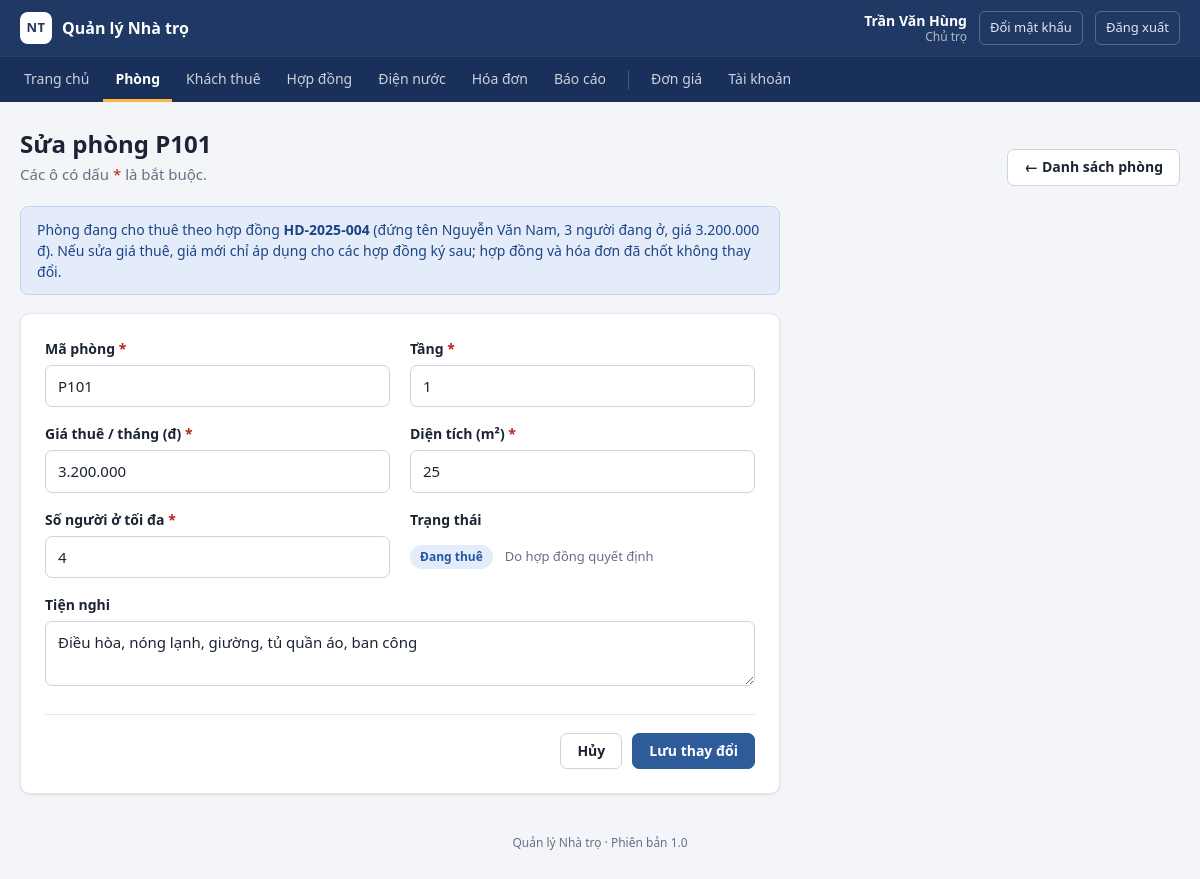
/phong_form.php?id=1 (signed in), run on an earlier commit of the app's database.
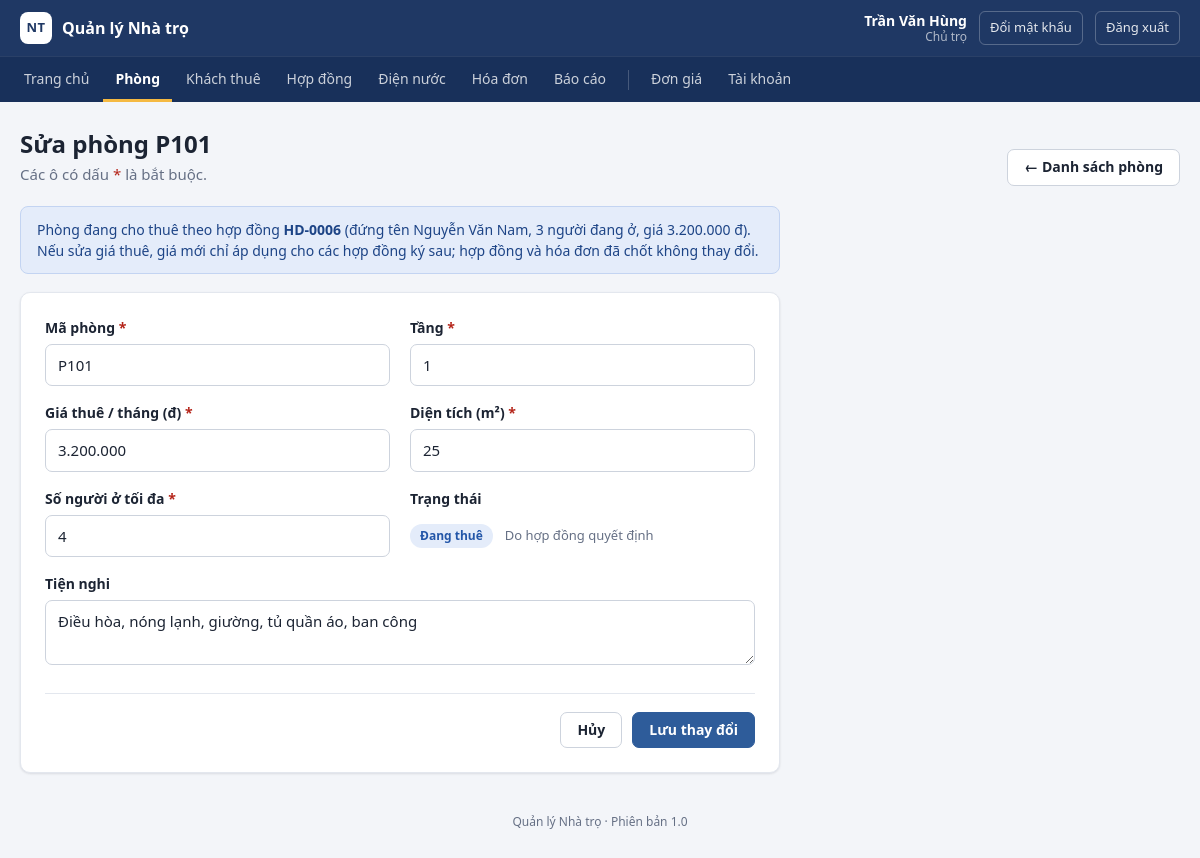
And on a later commit of the database.
### tables this page shows
CREATE TABLE phong (
    id               INT AUTO_INCREMENT PRIMARY KEY,
    ma_phong         VARCHAR(20)  NOT NULL UNIQUE COMMENT 'PH001: mã phòng không được trùng',
    tang             INT          NOT NULL,
    dien_tich        DECIMAL(5,1) NOT NULL COMMENT 'Đơn vị m2',
    gia_thue         INT          NOT NULL COMMENT 'Giá niêm yết VNĐ/tháng; hóa đơn lấy giá chốt trong hợp đồng',
    so_nguoi_toi_da  INT          NOT NULL DEFAULT 2,
    tien_nghi        VARCHAR(255) NULL,
    trang_thai       ENUM('trong', 'dang_thue', 'dang_sua') NOT NULL DEFAULT 'trong',
    ngay_tao         DATETIME NOT NULL DEFAULT CURRENT_TIMESTAMP
);

CREATE TABLE hop_dong (
    id                INT AUTO_INCREMENT PRIMARY KEY,
    ma_hop_dong       VARCHAR(20) NOT NULL UNIQUE,
    phong_id          INT  NOT NULL,
    khach_thue_id     INT  NOT NULL COMMENT 'Người đứng tên hợp đồng (đại diện)',
    ngay_bat_dau      DATE NOT NULL,
    ngay_ket_thuc     DATE NOT NULL,
    gia_thue          INT  NOT NULL COMMENT 'Giá thuê chốt lúc ký hợp đồng',
    tien_coc          INT  NOT NULL,
    so_xe             INT  NOT NULL DEFAULT 0 COMMENT 'Số xe gửi, dùng tính phí gửi xe',
    chi_so_dien_dau   INT  NOT NULL DEFAULT 0 COMMENT 'Chỉ số điện lúc nhận phòng',
    chi_so_nuoc_dau   INT  NOT NULL DEFAULT 0 COMMENT 'Chỉ số nước lúc nhận phòng',
    trang_thai        ENUM('hieu_luc', 'da_thanh_ly') NOT NULL DEFAULT 'hieu_luc',
    ngay_thanh_ly     DATE NULL,
    tien_coc_hoan     INT  NULL COMMENT 'HD005: số tiền cọc thực hoàn',
    ghi_chu_thanh_ly  VARCHAR(255) NULL,
    ngay_tao          DATETIME NOT NULL DEFAULT CURRENT_TIMESTAMP,
    CONSTRAINT fk_hopdong_phong FOREIGN KEY (phong_id) REFERENCES phong (id),
    CONSTRAINT fk_hopdong_khach FOREIGN KEY (khach_thue_id) REFERENCES khach_thue (id)
);

CREATE TABLE khach_thue (
    id             INT AUTO_INCREMENT PRIMARY KEY,
    ho_ten         VARCHAR(100) NOT NULL,
    cccd           VARCHAR(12)  NOT NULL UNIQUE COMMENT 'KT001: số CCCD không được trùng',
    so_dien_thoai  VARCHAR(10)  NOT NULL COMMENT 'KT001: đủ 10 chữ số',
    que_quan       VARCHAR(100) NULL,
    anh_cccd       VARCHAR(255) NULL COMMENT 'KT001: đường dẫn ảnh CCCD đã tải lên',
    ngay_tao       DATETIME NOT NULL DEFAULT CURRENT_TIMESTAMP,
    ngay_cap_nhat  DATETIME NULL COMMENT 'KT002: thời điểm sửa gần nhất'
);

### phong_form.php (the view, shortened to what this page needs)
<?php
$id     = isset($_GET['id']) ? (int)$_GET['id'] : 0;
$la_sua = $id > 0;
$phong_cu          = null;
$hop_dong_hien_tai = null;
$so_nguoi_dang_o   = 0;
if ($la_sua) {
    $stmt = db()->prepare('SELECT * FROM phong WHERE id = ?');
    $stmt->execute([$id]);
    $phong_cu = $stmt->fetch();
    $stmt = db()->prepare("SELECT h.id, h.ma_hop_dong, h.gia_thue, k.ho_ten
                           FROM hop_dong h JOIN khach_thue k ON k.id = h.khach_thue_id
                           WHERE h.phong_id = ? AND h.trang_thai = 'hieu_luc'");
    $stmt->execute([$id]);
    $hop_dong_hien_tai = $stmt->fetch();
    if ($hop_dong_hien_tai) {
        $stmt = db()->prepare('SELECT COUNT(*) FROM nguoi_o WHERE hop_dong_id = ? AND ngay_roi IS NULL');
        $stmt->execute([$hop_dong_hien_tai['id']]);
        $so_nguoi_dang_o = (int)$stmt->fetchColumn();
    }
}
$du_lieu = $la_sua ? [
    'ma_phong'        => $phong_cu['ma_phong'],
    'tang'            => $phong_cu['tang'],
    'dien_tich'       => rtrim(rtrim($phong_cu['dien_tich'], '0'), '.'),
    'gia_thue'        => number_format($phong_cu['gia_thue'], 0, ',', '.'),
    'so_nguoi_toi_da' => $phong_cu['so_nguoi_toi_da'],
    'tien_nghi'       => $phong_cu['tien_nghi'],
    'trang_thai'      => $phong_cu['trang_thai'],
] : [
    'ma_phong' => '', 'tang' => '', 'dien_tich' => '', 'gia_thue' => '',
    'so_nguoi_toi_da' => '2', 'tien_nghi' => '', 'trang_thai' => 'trong',
];
$loi = [];
$page_title = $la_sua ? 'Sửa phòng ' . $phong_cu['ma_phong'] : 'Thêm phòng';
require __DIR__ . '/includes/header.php';
?>
<div class="page-head">
    <div>
        <h1><?= e($page_title) ?></h1>
        <p class="muted">Các ô có dấu <span class="required">*</span> là bắt buộc.</p>
    </div>
    <a class="btn" href="phong.php">&larr; Danh sách phòng</a>
</div>
<?php if ($hop_dong_hien_tai): ?>
    <div class="alert alert-info form-note">
        Phòng đang cho thuê theo hợp đồng <strong><?= e($hop_dong_hien_tai['ma_hop_dong']) ?></strong>
        (đứng tên <?= e($hop_dong_hien_tai['ho_ten']) ?>, <?= $so_nguoi_dang_o ?> người đang ở,
        giá <?= e(tien($hop_dong_hien_tai['gia_thue'])) ?>).
        Nếu sửa giá thuê, giá mới chỉ áp dụng cho các hợp đồng ký sau; hợp đồng và hóa đơn đã chốt không thay đổi.
    </div>
<?php endif; ?>
<div class="card form-card">
    <form method="post" novalidate>
        <div class="form-grid">
            <div class="field">
                <label for="ma_phong">Mã phòng <span class="required">*</span></label>
                <input type="text" id="ma_phong" name="ma_phong" maxlength="20" placeholder="Ví dụ: P109"
                       value="<?= e($du_lieu['ma_phong']) ?>" class="<?= lop_loi($loi, 'ma_phong') ?>">
            </div>
            <div class="field">
                <label for="tang">Tầng <span class="required">*</span></label>
                <input type="text" id="tang" name="tang" inputmode="numeric" maxlength="2"
                       value="<?= e($du_lieu['tang']) ?>" class="<?= lop_loi($loi, 'tang') ?>">
            </div>
            <div class="field">
                <label for="gia_thue">Giá thuê / tháng (đ) <span class="required">*</span></label>
                <input type="text" id="gia_thue" name="gia_thue" inputmode="numeric" placeholder="Ví dụ: 2.500.000"
                       value="<?= e($du_lieu['gia_thue']) ?>" class="<?= lop_loi($loi, 'gia_thue') ?>">
            </div>
            <div class="field">
                <label for="dien_tich">Diện tích (m²) <span class="required">*</span></label>
                <input type="text" id="dien_tich" name="dien_tich" inputmode="decimal" placeholder="Ví dụ: 22,5"
                       value="<?= e($du_lieu['dien_tich']) ?>" class="<?= lop_loi($loi, 'dien_tich') ?>">
            </div>
            <div class="field">
                <label for="so_nguoi_toi_da">Số người ở tối đa <span class="required">*</span></label>
                <input type="text" id="so_nguoi_toi_da" name="so_nguoi_toi_da" inputmode="numeric" maxlength="2"
                       value="<?= e($du_lieu['so_nguoi_toi_da']) ?>" class="<?= lop_loi($loi, 'so_nguoi_toi_da') ?>">
            </div>
            <div class="field">
                <label for="trang_thai">Trạng thái</label>
                <?php if (!$la_sua): ?>
                    <div class="static-value"><?= nhan('trong', TRANG_THAI_PHONG) ?>
                        <span class="hint inline-hint">Phòng mới luôn ở trạng thái Trống</span></div>
                <?php elseif ($hop_dong_hien_tai): ?>
                    <div class="static-value"><?= nhan('dang_thue', TRANG_THAI_PHONG) ?>
                        <span class="hint inline-hint">Do hợp đồng quyết định</span></div>
                <?php endif; ?>
            </div>
            <div class="field full">
                <label for="tien_nghi">Tiện nghi</label>
                <textarea id="tien_nghi" name="tien_nghi" rows="2" maxlength="255"
                          placeholder="Ví dụ: Điều hòa, nóng lạnh, gác xép"
                          class="<?= lop_loi($loi, 'tien_nghi') ?>"><?= e($du_lieu['tien_nghi']) ?></textarea>
            </div>
        </div>
        <div class="form-actions">
            <a class="btn" href="<?= $la_sua ? 'phong_chi_tiet.php?id=' . $id : 'phong.php' ?>">Hủy</a>
            <button type="submit" class="btn btn-primary"><?= $la_sua ? 'Lưu thay đổi' : 'Thêm phòng' ?></button>
        </div>
    </form>
</div>
<?php require __DIR__ . '/includes/footer.php'; ?>

### includes/header.php (shortened to what this page needs)
<?php
$nguoi_dung    = current_user();
$la_trang_auth = !empty($auth_page);
?>
<!DOCTYPE html>
<html lang="vi">
<head>
    <link rel="stylesheet" href="assets/style.css">
</head>
<body class="<?= $la_trang_auth ? 'auth-page' : '' ?>">
<?php if (!$la_trang_auth): ?>
<header class="topbar">
    <div class="topbar-inner">
        <a class="brand" href="index.php">
            <span class="brand-logo">NT</span>
            <span><?= e(APP_NAME) ?></span>
        </a>
        <?php if ($nguoi_dung): ?>
            <div class="user-box">
                <div class="user-info">
                    <span class="user-name"><?= e($nguoi_dung['ho_ten']) ?></span>
                    <span class="user-role"><?= e(VAI_TRO[$nguoi_dung['vai_tro']]) ?></span>
                </div>
                <a class="topbar-link" href="doi_mat_khau.php">Đổi mật khẩu</a>
                <a class="topbar-link logout" href="logout.php">Đăng xuất</a>
            </div>
        <?php endif; ?>
    </div>
    <?php if ($nguoi_dung): ?>
        <nav class="menu-bar">
            <div class="menu">
                <a href="index.php"<?= menu_active('index') ?>>Trang chủ</a>
                <a href="phong.php"<?= menu_active('phong') ?>>Phòng</a>
                <a href="khach_thue.php"<?= menu_active('khach_thue') ?>>Khách thuê</a>
                <a href="hop_dong.php"<?= menu_active(['hop_dong', 'nguoi_o']) ?>>Hợp đồng</a>
                <a href="chi_so.php"<?= menu_active('chi_so') ?>>Điện nước</a>
                <a href="hoa_don.php"<?= menu_active(['hoa_don', 'nhac_no']) ?>>Hóa đơn</a>
                <?php if (is_chu_tro()):  ?>
                    <a href="bao_cao.php"<?= menu_active('bao_cao') ?>>Báo cáo</a>
                    <a href="don_gia.php"<?= menu_active('don_gia') ?>>Đơn giá</a>
                    <a href="tai_khoan.php"<?= menu_active('tai_khoan') ?>>Tài khoản</a>
                <?php endif; ?>
            </div>
        </nav>
    <?php endif; ?>
</header>
<?php endif; ?>
<main class="container">

### includes/functions.php (shortened to what this page needs)
<?php
function db()
{
    static $pdo = null;
    if ($pdo === null) {
        $dsn = 'mysql:host=' . DB_HOST . ';port=' . DB_PORT . ';dbname=' . DB_NAME . ';charset=utf8mb4';
        $pdo = new PDO($dsn, DB_USER, DB_PASS, [
            PDO::ATTR_ERRMODE            => PDO::ERRMODE_EXCEPTION,
            PDO::ATTR_DEFAULT_FETCH_MODE => PDO::FETCH_ASSOC,
        ]);
    }
    return $pdo;
}
function e($gia_tri)
{
    return htmlspecialchars((string)$gia_tri, ENT_QUOTES, 'UTF-8');
}
function current_user()
{
    return isset($_SESSION['user']) ? $_SESSION['user'] : null;
}
function is_chu_tro()
{
    $nguoi_dung = current_user();
    return $nguoi_dung !== null && $nguoi_dung['vai_tro'] === 'chu_tro';
}
function require_role($vai_tro)
{
    if (current_user()['vai_tro'] === $vai_tro) {
        return;
    }
    require __DIR__ . '/header.php';
    ?>
    <?php
    require __DIR__ . '/footer.php';
    exit;
}
function tien($so)
{
    return number_format((float)$so, 0, ',', '.') . ' đ';
}
function nhan($ma, $danh_muc)
{
    $ten = isset($danh_muc[$ma]) ? $danh_muc[$ma] : $ma;
    return '<span class="badge badge-' . e($ma) . '">' . e($ten) . '</span>';
}
function menu_active($tien_to)
{
    $trang = basename(isset($_SERVER['SCRIPT_NAME']) ? $_SERVER['SCRIPT_NAME'] : '');
    foreach ((array)$tien_to as $t) {
        if (strpos($trang, $t) === 0) {
            return ' class="active"';
        }
    }
    return '';
}
function lop_loi($loi, $ten_o)
{
    return isset($loi[$ten_o]) ? 'is-invalid' : '';
}

### includes/footer.php (shortened to what this page needs)
</main>
<?php if (empty($auth_page)): ?>
<footer class="footer">
    <?= e(APP_NAME) ?> &middot; Phiên bản <?= e(APP_VERSION) ?>
</footer>
<?php endif; ?>
</body>
</html>

What changed in the data, as far as the page shows it:
changed hop_dong "Nguyễn Văn Nam": ma_hop_dong "HD-2025-004" → "HD-0006"
